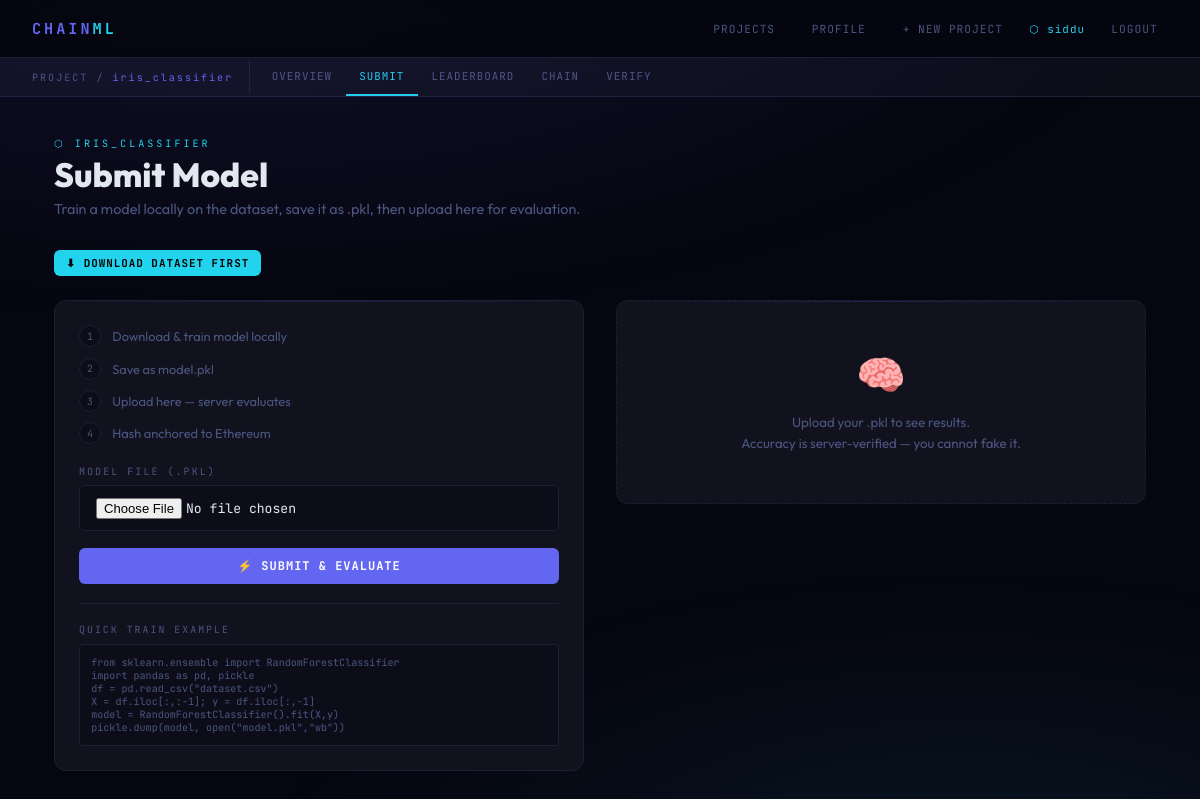
Page /project/1/submit (signed in) on the committed database.
### tables this page shows
CREATE TABLE users (
        id INTEGER PRIMARY KEY AUTOINCREMENT,
        username TEXT NOT NULL UNIQUE,
        email TEXT NOT NULL UNIQUE,
        password_hash TEXT NOT NULL,
        created_at REAL NOT NULL);

CREATE TABLE projects (
        id INTEGER PRIMARY KEY AUTOINCREMENT,
        owner_id INTEGER NOT NULL,
        name TEXT NOT NULL UNIQUE,
        description TEXT DEFAULT '',
        dataset_path TEXT NOT NULL,
        dataset_name TEXT NOT NULL,
        created_at REAL NOT NULL,
        FOREIGN KEY(owner_id) REFERENCES users(id));

### app.py (the view, shortened to what this page needs)
@app.route("/project/<int:pid>/submit", methods=["GET","POST"])
@login_required
def submit_model(pid):
    project = get_project(pid)
    if not project: return render_template("404.html"), 404
    error = None
    result = None
    return render_template("submit.html", project=project, error=error, result=result)

### app.py (called while the page is built)
def login_required(f):
    from functools import wraps
    @wraps(f)
    def decorated(*args, **kwargs):
        if not session.get("user_id"):
            return redirect(url_for("login"))
        return f(*args, **kwargs)
    return decorated

@app.before_request
def load_user():
    uid = session.get("user_id")
    g.user = get_user_by_id(uid) if uid else None

@app.context_processor
def inject_user():
    return {"current_user": g.user}

### database.py (called while the page is built)
def get_conn():
    conn = sqlite3.connect(DB_PATH)
    conn.row_factory = sqlite3.Row
    conn.execute("PRAGMA foreign_keys = ON")
    return conn

def get_user_by_id(uid):
    conn = get_conn()
    row = conn.execute("SELECT * FROM users WHERE id=?", (uid,)).fetchone()
    conn.close(); return dict(row) if row else None

def get_project(pid):
    conn = get_conn()
    row = conn.execute("""SELECT p.*, u.username AS owner_name
        FROM projects p JOIN users u ON p.owner_id=u.id WHERE p.id=?""", (pid,)).fetchone()
    conn.close(); return dict(row) if row else None

### templates/submit.html (shortened to what this page needs)
{% extends "base.html" %}
{% block subnav %}
<div class="subnav">
  <div class="subnav-label">PROJECT / <span>{{ project.name }}</span></div>
  <a href="/project/{{ project.id }}">Overview</a>
  <a href="/project/{{ project.id }}/submit" class="active">Submit</a>
  <a href="/project/{{ project.id }}/leaderboard">Leaderboard</a>
  <a href="/project/{{ project.id }}/chain">Chain</a>
  <a href="/project/{{ project.id }}/verify">Verify</a>
</div>
{% endblock %}
{% block content %}
<div class="ph"><div class="ph-eye">⬡ {{ project.name }}</div><h1>Submit Model</h1>
<p>Train a model locally on the dataset, save it as .pkl, then upload here for evaluation.</p></div>
<div style="margin-bottom:1.5rem;">
  <a href="/project/{{ project.id }}/download" class="btn btn-cyan btn-sm">⬇ Download Dataset First</a>
</div>
<div class="submit-grid">
  <div class="card">
    <div class="step-list">
      <div class="step-row {% if result %}done{% endif %}"><div class="sn">{% if result %}✓{% else %}1{% endif %}</div>Download & train model locally</div>
      <div class="step-row {% if result %}done{% endif %}"><div class="sn">{% if result %}✓{% else %}2{% endif %}</div>Save as model.pkl</div>
      <div class="step-row {% if result %}done{% endif %}"><div class="sn">{% if result %}✓{% else %}3{% endif %}</div>Upload here — server evaluates</div>
      <div class="step-row {% if result %}done{% endif %}"><div class="sn">{% if result %}✓{% else %}4{% endif %}</div>Hash anchored to Ethereum</div>
    </div>
    <form method="POST" enctype="multipart/form-data">
      <div class="fg"><label>Model File (.pkl)</label>
        <input class="input" type="file" name="model" accept=".pkl" required></div>
      <button type="submit" class="btn btn-primary" style="width:100%;justify-content:center;">⚡ Submit &amp; Evaluate</button>
    </form>
    <div style="margin-top:1.2rem;padding-top:1.2rem;border-top:1px solid var(--border);">
      <div style="font-family:var(--mono);font-size:.62rem;letter-spacing:2px;text-transform:uppercase;color:var(--muted);margin-bottom:.5rem;">Quick Train Example</div>
      <div class="hash" style="padding:.7rem;">from sklearn.ensemble import RandomForestClassifier<br>import pandas as pd, pickle<br>df = pd.read_csv("dataset.csv")<br>X = df.iloc[:,:-1]; y = df.iloc[:,-1]<br>model = RandomForestClassifier().fit(X,y)<br>pickle.dump(model, open("model.pkl","wb"))</div>
    </div>
  </div>
  <div>
    {% if result %}
    <div class="result-card">
      <div class="blk-badge">⛓ Block #{{ result.block_index }} recorded</div>
      <div class="acc-big">
        <span class="num">{{ "%.0f"|format(result.accuracy*100) }}%</span>
        <span class="lbl">Server-Verified Accuracy</span>
      </div>
      <div class="rrow"><span class="rk">Evaluation</span><span class="rv">{{ result.method }}</span></div>
      <div class="rrow"><span class="rk">Ethereum</span>
        <span class="rv">{% if result.eth_mode=='real' %}<span class="badge badge-green">Live Sepolia</span>{% else %}<span class="badge badge-mock">Mock Demo</span>{% endif %}</span>
      </div>
      <div class="hash-lbl">Model SHA-256</div><div class="hash">{{ result.model_hash }}</div>
      <div class="hash-lbl">Combined Block Hash</div><div class="hash">{{ result.comb_hash }}</div>
      <div style="margin-top:1rem;">
        <a href="{{ result.eth_url }}" target="_blank" class="eth-link" style="display:block;justify-content:center;">🔗 View on Etherscan{% if result.eth_mode=='mock' %} (mock){% endif %}</a>
      </div>
      <div style="margin-top:.8rem;display:flex;gap:.6rem;flex-wrap:wrap;">
        <a href="/project/{{ project.id }}/leaderboard" class="btn btn-ghost btn-sm">Leaderboard</a>
        <a href="/project/{{ project.id }}/chain" class="btn btn-ghost btn-sm">Chain</a>
      </div>
    </div>
    {% else %}
    <div class="card" style="border-style:dashed;text-align:center;padding:3rem 1.5rem;">
      <div style="font-size:2.5rem;margin-bottom:.8rem;">🧠</div>
      <p style="color:var(--muted);font-size:.83rem;line-height:1.6;">Upload your .pkl to see results.<br>Accuracy is server-verified — you cannot fake it.</p>
    </div>
    {% endif %}
  </div>
</div>
{% endblock %}

### templates/base.html (shortened to what this page needs)
<!DOCTYPE html>
<html lang="en">
<head>
</head>
<body>
<nav>
  <a href="/" class="nav-brand">CHAIN<em>ML</em></a>
  <a href="/" class="nav-link {% if request.endpoint=='home' %}active{% endif %}">Projects</a>
  {% if current_user %}
  <a href="/profile" class="nav-link {% if request.endpoint=='profile' %}active{% endif %}">Profile</a>
  <a href="/projects/new" class="nav-link">+ New Project</a>
  <span class="nav-user">⬡ {{ current_user.username }}</span>
  <a href="/logout" class="nav-link">Logout</a>
  {% else %}
  <a href="/login" class="nav-link {% if request.endpoint=='login' %}active{% endif %}">Login</a>
  <a href="/register" class="nav-btn">Register</a>
  {% endif %}
</nav>
{% block subnav %}{% endblock %}
<main>{% block content %}{% endblock %}</main>
</body>
</html>

### templates/base.html (style rules this page uses)
:root { --bg:#060610;--surface:#0d0d1a;--card:#12121f;--border:#1e1e35; --accent:#6366f1;--accent2:#22d3ee;--green:#10b981;--red:#f43f5e;--gold:#f59e0b; --text:#e2e8f0;--muted:#4b5680;--mono:'JetBrains Mono',monospace;--sans:'Outfit',sans-serif; }
* { margin:0;padding:0;box-sizing:border-box; }
body { background:var(--bg);color:var(--text);font-family:var(--sans);min-height:100vh; }
body::before { content:'';position:fixed;inset:0; background:radial-gradient(ellipse 80% 50% at 20% -10%,rgba(99,102,241,.12),transparent), radial-gradient(ellipse 60% 40% at 80% 110%,rgba(34,211,238,.08),transparent); pointer-events:none;z-index:0; }
nav { position:sticky;top:0;z-index:100;background:rgba(6,6,16,.92);backdrop-filter:blur(20px); border-bottom:1px solid var(--border);display:flex;align-items:center;gap:1rem;padding:0 2rem;height:58px; }
.nav-brand { font-family:var(--mono);font-size:.95rem;font-weight:700;color:var(--accent);text-decoration:none;letter-spacing:3px;margin-right:auto; }
.nav-brand em { color:var(--accent2);font-style:normal; }
.nav-link { font-family:var(--mono);font-size:.7rem;color:var(--muted);text-decoration:none; letter-spacing:1px;text-transform:uppercase;padding:.3rem .65rem;border-radius:4px;transition:all .2s; }
.nav-user { font-family:var(--mono);font-size:.68rem;color:var(--accent2);letter-spacing:1px; }
.subnav { background:var(--surface);border-bottom:1px solid var(--border); display:flex;align-items:center;padding:0 2rem;overflow-x:auto; }
.subnav-label { font-family:var(--mono);font-size:.63rem;color:var(--muted);letter-spacing:2px; padding:.65rem 1rem .65rem 0;border-right:1px solid var(--border);margin-right:.5rem;white-space:nowrap; }
.subnav-label span { color:var(--accent); }
.subnav a { font-family:var(--mono);font-size:.68rem;color:var(--muted);text-decoration:none; padding:.7rem .85rem;border-bottom:2px solid transparent;letter-spacing:1px;text-transform:uppercase; transition:all .15s;white-space:nowrap; }
.subnav a.active { color:var(--accent2);border-bottom-color:var(--accent2); }
main { position:relative;z-index:1;max-width:1140px;margin:0 auto;padding:2.5rem 1.5rem; }
.ph { margin-bottom:2rem; }
.ph-eye { font-family:var(--mono);font-size:.63rem;letter-spacing:3px;text-transform:uppercase;color:var(--accent2);margin-bottom:.4rem; }
.ph h1 { font-size:2.1rem;font-weight:800;line-height:1.1; }
.ph p { color:var(--muted);font-size:.9rem;margin-top:.4rem; }
.card { background:var(--card);border:1px solid var(--border);border-radius:12px;padding:1.5rem;position:relative;overflow:hidden; }
.card::after { content:'';position:absolute;top:0;left:0;right:0;height:1px;background:linear-gradient(90deg,transparent,var(--accent),transparent);opacity:.2; }
.btn { display:inline-flex;align-items:center;gap:.45rem;padding:.6rem 1.2rem;border-radius:6px; font-family:var(--mono);font-size:.75rem;font-weight:700;letter-spacing:1px;text-transform:uppercase; cursor:pointer;text-decoration:none;border:none;transition:all .2s; }
.btn-primary { background:var(--accent);color:#fff; }
.btn-cyan { background:var(--accent2);color:#000; }
.btn-sm { padding:.38rem .75rem;font-size:.68rem; }
.input { width:100%;background:var(--surface);border:1px solid var(--border);border-radius:6px; padding:.7rem 1rem;color:var(--text);font-family:var(--mono);font-size:.82rem;outline:none;transition:border-color .2s; }
.input::placeholder { color:var(--muted); }
label { display:block;font-family:var(--mono);font-size:.63rem;letter-spacing:2px;text-transform:uppercase;color:var(--muted);margin-bottom:.45rem; }
.fg { margin-bottom:1.1rem; }
.hash { font-family:var(--mono);font-size:.63rem;color:var(--muted);word-break:break-all; background:var(--surface);padding:.4rem .7rem;border-radius:4px;border:1px solid var(--border); }

### templates/submit.html (style rules this page uses)
.submit-grid { display:grid;grid-template-columns:1fr 1fr;gap:2rem;align-items:start; }
.step-list { display:flex;flex-direction:column;gap:.65rem;margin-bottom:1.3rem; }
.step-row { display:flex;align-items:center;gap:.7rem;font-size:.8rem;color:var(--muted); }
.sn { width:22px;height:22px;border-radius:50%;background:var(--surface);border:1px solid var(--border); display:flex;align-items:center;justify-content:center;font-family:var(--mono);font-size:.62rem;flex-shrink:0; }

### rows in the picture
users: username "siddu"
projects: name "iris_classifier", name "IRIS_CLASSIFIER"
